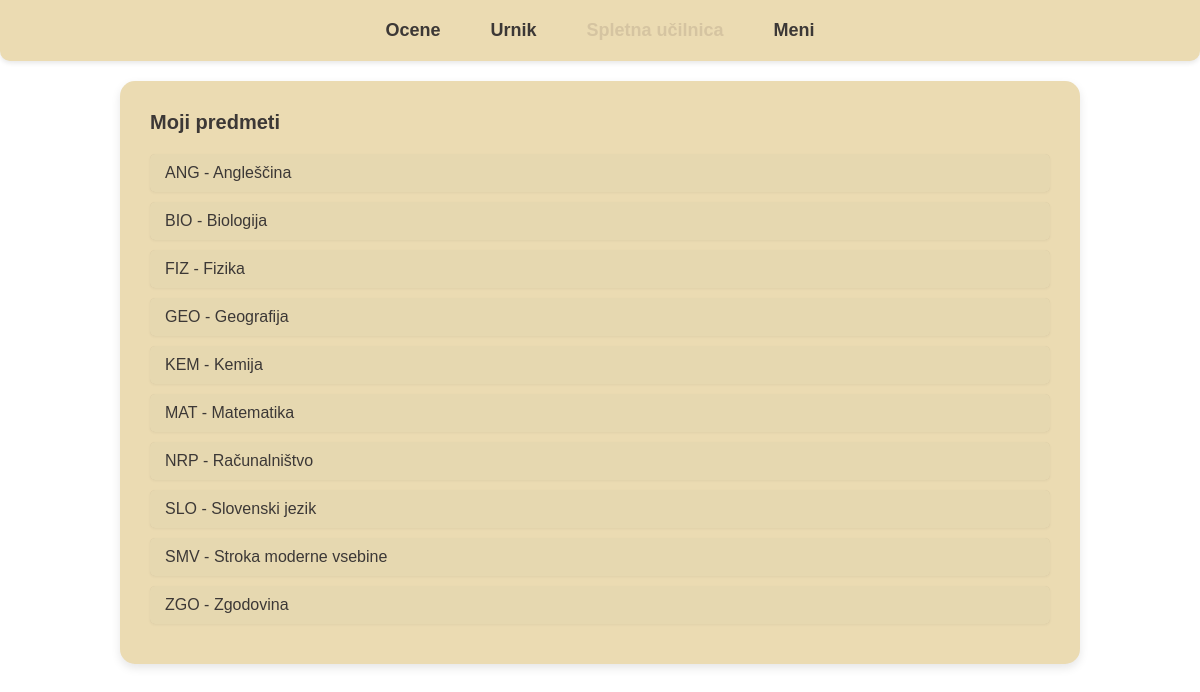
/predmeti.php (signed in), run on the app's committed database.
### tables this page shows
CREATE TABLE `predmeti` (
  `id` int(11) NOT NULL,
  `ime` varchar(45) NOT NULL,
  `koda` varchar(10) NOT NULL,
  `opis` text DEFAULT NULL,
  `status` enum('aktiven','neaktiven') DEFAULT 'aktiven'
);

### src/predmeti.php (the view, shortened to what this page needs)
<?php
$uporabnik = get_trenutni_uporabnik();
$uporabnik_id = $uporabnik['id'];
$vloga = $uporabnik['vloga'];
global $pdo;
if ($vloga === 'ucenec') {
    $stmt = $pdo->prepare("
        SELECT p.id, p.ime, p.koda, p.opis
        FROM predmeti p
        INNER JOIN ucenci_predmeti up ON p.id = up.id_predmeta
        WHERE up.id_ucenca = ? AND up.status = 'vpisano' AND p.status = 'aktiven'
        ORDER BY p.ime
    ");
    $stmt->execute([$uporabnik_id]);
    $predmeti = $stmt->fetchAll();
} else {
    $stmt = $pdo->prepare("SELECT id, ime, koda, opis FROM predmeti WHERE status = 'aktiven' ORDER BY ime");
    $stmt->execute();
    $predmeti = $stmt->fetchAll();
}
?>
<!DOCTYPE html>
<html lang="sl">
<head>
    <link rel="stylesheet" href="styles.css">
</head>
<body>
    <nav class="main-nav">
        <a href="ocene.php">Ocene</a>
        <a href="urnik.php">Urnik</a>
        <a href="#" class="active">Spletna učilnica</a>
        <a href="meni.php">Meni</a>
    </nav>
    <div class="content-container">
        <div class="subjects-list-box">
            <h3>Moji predmeti</h3>
            <?php if (empty($predmeti)): ?>
                <p>Nimate vpisanih predmetov.</p>
            <?php else: ?>
                <?php foreach ($predmeti as $predmet): ?>
                    <div class="subject-row-item">
                        <span class="subject-name-display">
                            <?php echo htmlspecialchars($predmet['koda'] . ' - ' . $predmet['ime']); ?>
                        </span>
                    </div>
                <?php endforeach; ?>
            <?php endif; ?>
        </div>
    </div>
</body>
</html>

### src/styles.css (style rules this page uses)
:root { --color-light-beige: #EBDBB2; --color-dark-beige: #D5C4A1; --color-text: #3c3836; --color-white: #FFFFFF; }
* { box-sizing: border-box; margin: 0; padding: 0; font-family: Arial, Helvetica, sans-serif; }
body { background-color: var(--color-white); padding: 0; display: block; }
.content-container { max-width: 1000px; margin: 20px auto; padding: 0 20px; }
.main-nav { width: 100%; background-color: var(--color-light-beige); padding: 15px 0; margin-bottom: 20px; border-radius: 0 0 10px 10px; box-shadow: 0 2px 5px rgba(0, 0, 0, 0.1); display: flex; justify-content: center; gap: 40px; }
.main-nav a { color: var(--color-text); text-decoration: none; font-weight: bold; font-size: 18px; padding: 5px; transition: color 0.2s; }
.main-nav a:hover, .main-nav .active { color: var(--color-dark-beige); }
.subjects-list-box { min-height: 500px; padding: 30px; background-color: var(--color-light-beige); border-radius: 15px; box-shadow: 0 4px 10px rgba(0, 0, 0, 0.1); position: relative; }
.subjects-list-box h3 { font-size: 20px; font-weight: bold; margin-bottom: 20px; color: var(--color-text); }
.subject-row-item { display: flex; justify-content: space-between; align-items: center; padding: 0; margin-bottom: 10px; background-color: var(--color-dark-beige); border-radius: 5px; overflow: hidden; box-shadow: 0 1px 3px rgba(0, 0, 0, 0.05); }
.subject-name-display { padding: 10px 15px; flex-grow: 1; font-size: 16px; color: var(--color-text); background-color: #e6d8b0; }

### data on the page
predmeti: koda+ime "ANG - Angleščina"
predmeti: koda+ime "BIO - Biologija"
predmeti: koda+ime "FIZ - Fizika"
predmeti: koda+ime "GEO - Geografija"
predmeti: koda+ime "KEM - Kemija"
predmeti: koda+ime "MAT - Matematika"
predmeti: koda+ime "NRP - Računalništvo"
predmeti: koda+ime "SLO - Slovenski jezik"
predmeti: koda+ime "SMV - Stroka moderne vsebine"
predmeti: koda+ime "ZGO - Zgodovina"
